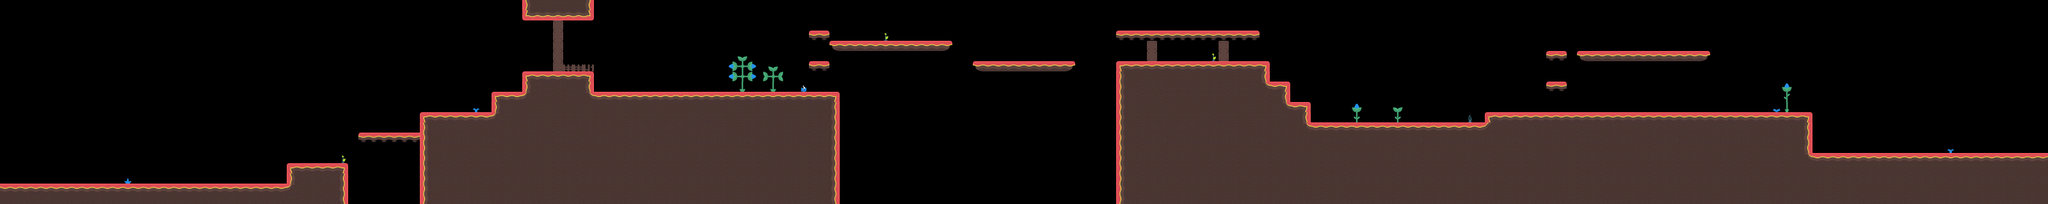

Rendered tile map (Tiled .tmx) drawn with the repository's tilesets; below, a short description and the map source with its tile grids summarised:
An orthogonal 200x20 tile map with 16x16 px tiles, 2 tile layers (tileLayer, elementLayer), 2 tilesets and 81 objects (22x coin, 22x jump, 18x walker, 9x destroy, 4x staticshooter, ...).

<map version="1.2" tiledversion="1.3.0" orientation="orthogonal" renderorder="right-down" compressionlevel="0" width="200" height="20" tilewidth="16" tileheight="16" infinite="0" nextlayerid="5" nextobjectid="226">
    <tileset firstgid="1" name="world2" tilewidth="16" tileheight="16" spacing="4" margin="2" tilecount="39" columns="39">
        <image source="world2.png" width="780" height="20" />
    </tileset>
    <tileset firstgid="40" name="elements1" tilewidth="16" tileheight="16" spacing="4" margin="2" tilecount="40" columns="40">
        <image source="elements1.png" width="800" height="20" />
    </tileset>
    <layer id="1" name="tileLayer" width="200" height="20">
        <data>[4000 cells, 1410 non-empty, 18 distinct tile ids]</data>
    </layer>
    <objectgroup id="2" name="gameObjects">
        <object id="1" name="lee" x="32" y="256" width="16" height="32" />
        <object id="2" name="larry" x="32" y="256" width="16" height="32" />
        <object id="67" name="walker" x="352" y="256" width="16" height="32" />
        <object id="68" name="walker" x="944" y="112" width="16" height="32" />
        <object id="89" name="walker" x="1120" y="112" width="16" height="32" />
        <object id="90" name="walker" x="1888" y="64" width="16" height="32" />
        <object id="92" name="staticshooter" x="512" y="224" width="16" height="32" />
        <object id="130" name="staticshooter" x="784" y="112" width="16" height="32" />
        <object id="153" name="exit" x="3152" y="192" width="32" height="48" />
        <object id="154" name="coin" x="2592" y="48" width="16" height="16" />
        <object id="155" name="coin" x="2576" y="48" width="16" height="16" />
        <object id="156" name="jumper" x="2736" y="144" width="16" height="32" />
        <object id="157" name="coin" x="2624" y="48" width="16" height="16" />
        <object id="158" name="coin" x="2608" y="48" width="16" height="16" />
        <object id="159" name="coin" x="2544" y="48" width="16" height="16" />
        <object id="160" name="coin" x="2560" y="48" width="16" height="16" />
        <object id="161" name="staticshooter" x="2640" y="48" width="16" height="32" />
        <object id="162" name="walker" x="2256" y="160" width="16" height="32" />
        <object id="163" name="staticshooter" x="2464" y="144" width="16" height="32" />
        <object id="165" name="coin" x="3008" y="208" width="16" height="16" />
        <object id="166" name="coin" x="2960" y="208" width="16" height="16" />
        <object id="167" name="coin" x="2992" y="208" width="16" height="16" />
        <object id="168" name="coin" x="2976" y="208" width="16" height="16" />
        <object id="169" name="coin" x="656" y="128" width="16" height="16" />
        <object id="170" name="coin" x="688" y="128" width="16" height="16" />
        <object id="171" name="coin" x="672" y="128" width="16" height="16" />
        <object id="172" name="coin" x="704" y="128" width="16" height="16" />
        <object id="175" name="walker" x="2880" y="208" width="16" height="32" />
        <object id="177" name="flyer" x="1184" y="96" width="16" height="32" />
        <object id="178" name="coin" x="1824" y="80" width="16" height="16" />
        <object id="179" name="coin" x="1840" y="80" width="16" height="16" />
        <object id="180" name="coin" x="1856" y="80" width="16" height="16" />
        <object id="181" name="coin" x="1872" y="80" width="16" height="16" />
        <object id="182" name="walker" x="976" y="112" width="16" height="32" />
        <object id="183" name="walker" x="1088" y="112" width="16" height="32" />
        <object id="184" name="walker" x="1040" y="112" width="16" height="32" />
        <object id="190" name="walker" x="1440" y="32" width="16" height="32" />
        <object id="191" name="walker" x="1408" y="32" width="16" height="32" />
        <object id="192" name="walker" x="1552" y="64" width="16" height="32" />
        <object id="193" name="walker" x="1536" y="64" width="16" height="32" />
        <object id="212" name="walker" x="2224" y="160" width="16" height="32" />
        <object id="213" name="walker" x="2192" y="160" width="16" height="32" />
        <object id="214" name="walker" x="2160" y="160" width="16" height="32" />
        <object id="215" name="coin" x="1824" y="16" width="16" height="16" />
        <object id="216" name="coin" x="1840" y="16" width="16" height="16" />
        <object id="217" name="coin" x="1856" y="16" width="16" height="16" />
        <object id="218" name="coin" x="1872" y="16" width="16" height="16" />
        <object id="219" name="jumper" x="2528" y="48" width="16" height="32" />
        <object id="220" name="walker" x="2944" y="208" width="16" height="32" />
        <object id="221" name="walker" x="3040" y="208" width="16" height="32" />
    </objectgroup>
    <objectgroup id="3" name="interactionObjects">
        <object id="122" name="destroy" x="864" y="80" width="16" height="16" />
        <object id="125" name="destroy" x="864" y="48" width="16" height="16" />
        <object id="127" name="destroy" x="864" y="64" width="16" height="16" />
        <object id="128" name="destroy" x="864" y="32" width="16" height="16" />
        <object id="129" name="destroy" x="864" y="96" width="16" height="16" />
        <object id="185" name="jump" x="1264" y="48" width="16" height="16" />
        <object id="187" name="jump" x="1280" y="96" width="16" height="16" />
        <object id="188" name="jump" x="1280" y="48" width="16" height="16" />
        <object id="189" name="jump" x="1264" y="96" width="16" height="16" />
        <object id="194" name="jump" x="1744" y="48" width="16" height="16" />
        <object id="195" name="jump" x="1760" y="48" width="16" height="16" />
        <object id="196" name="jump" x="1776" y="48" width="16" height="16" />
        <object id="197" name="jump" x="1792" y="48" width="16" height="16" />
        <object id="198" name="jump" x="1808" y="48" width="16" height="16" />
        <object id="199" name="jump" x="1824" y="48" width="16" height="16" />
        <object id="200" name="jump" x="1840" y="48" width="16" height="16" />
        <object id="201" name="jump" x="1856" y="48" width="16" height="16" />
        <object id="202" name="jump" x="1872" y="48" width="16" height="16" />
        <object id="203" name="jump" x="1888" y="48" width="16" height="16" />
        <object id="204" name="jump" x="1904" y="48" width="16" height="16" />
        <object id="205" name="jump" x="1920" y="48" width="16" height="16" />
        <object id="206" name="jump" x="1936" y="48" width="16" height="16" />
        <object id="207" name="jump" x="1952" y="48" width="16" height="16" />
        <object id="208" name="destroy" x="1792" y="80" width="16" height="16" />
        <object id="209" name="destroy" x="1904" y="80" width="16" height="16" />
        <object id="210" name="destroy" x="1904" y="64" width="16" height="16" />
        <object id="211" name="destroy" x="1792" y="64" width="16" height="16" />
        <object id="222" name="jump" x="2416" y="128" width="16" height="16" />
        <object id="223" name="jump" x="2432" y="128" width="16" height="16" />
        <object id="224" name="jump" x="2416" y="80" width="16" height="16" />
        <object id="225" name="jump" x="2432" y="80" width="16" height="16" />
    </objectgroup>
    <layer id="4" name="elementLayer" width="200" height="20">
        <data>[4000 cells, 32 non-empty, 19 distinct tile ids]</data>
    </layer>
</map>
